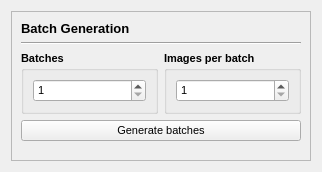
<?xml version="1.0" encoding="UTF-8"?>
<ui version="4.0">
 <class>batch_widget</class>
 <widget class="QWidget" name="batch_widget">
  <property name="geometry">
   <rect>
    <x>0</x>
    <y>0</y>
    <width>322</width>
    <height>172</height>
   </rect>
  </property>
  <property name="maximumSize">
   <size>
    <width>16777215</width>
    <height>16777215</height>
   </size>
  </property>
  <property name="font">
   <font>
    <pointsize>8</pointsize>
   </font>
  </property>
  <property name="windowTitle">
   <string>Form</string>
  </property>
  <layout class="QGridLayout" name="gridLayout_4">
   <item row="0" column="0">
    <widget class="QScrollArea" name="scrollArea">
     <property name="widgetResizable">
      <bool>true</bool>
     </property>
     <widget class="QWidget" name="scrollAreaWidgetContents">
      <property name="geometry">
       <rect>
        <x>0</x>
        <y>0</y>
        <width>302</width>
        <height>152</height>
       </rect>
      </property>
      <layout class="QGridLayout" name="gridLayout_2">
       <item row="2" column="1">
        <widget class="QGroupBox" name="groupBox">
         <property name="font">
          <font>
           <pointsize>8</pointsize>
           <bold>true</bold>
          </font>
         </property>
         <property name="title">
          <string>Images per batch</string>
         </property>
         <layout class="QGridLayout" name="gridLayout">
          <item row="0" column="0">
           <widget class="QSpinBox" name="images_per_batch">
            <property name="font">
             <font>
              <pointsize>8</pointsize>
              <bold>false</bold>
             </font>
            </property>
            <property name="minimum">
             <number>1</number>
            </property>
            <property name="maximum">
             <number>34</number>
            </property>
           </widget>
          </item>
         </layout>
        </widget>
       </item>
       <item row="2" column="0">
        <widget class="QGroupBox" name="groupBox_2">
         <property name="font">
          <font>
           <pointsize>8</pointsize>
           <bold>true</bold>
          </font>
         </property>
         <property name="title">
          <string>Batches</string>
         </property>
         <layout class="QGridLayout" name="gridLayout_3">
          <item row="0" column="0">
           <widget class="QSpinBox" name="total_batches">
            <property name="font">
             <font>
              <pointsize>8</pointsize>
              <bold>false</bold>
             </font>
            </property>
            <property name="minimum">
             <number>1</number>
            </property>
            <property name="maximum">
             <number>500</number>
            </property>
           </widget>
          </item>
         </layout>
        </widget>
       </item>
       <item row="0" column="0">
        <widget class="QLabel" name="label">
         <property name="font">
          <font>
           <pointsize>10</pointsize>
           <bold>true</bold>
          </font>
         </property>
         <property name="text">
          <string>Batch Generation</string>
         </property>
        </widget>
       </item>
       <item row="1" column="0" colspan="2">
        <widget class="Line" name="line">
         <property name="orientation">
          <enum>Qt::Horizontal</enum>
         </property>
        </widget>
       </item>
       <item row="4" column="0">
        <spacer name="verticalSpacer">
         <property name="orientation">
          <enum>Qt::Vertical</enum>
         </property>
         <property name="sizeHint" stdset="0">
          <size>
           <width>20</width>
           <height>40</height>
          </size>
         </property>
        </spacer>
       </item>
       <item row="3" column="0" colspan="2">
        <widget class="QPushButton" name="generate_batches_button">
         <property name="font">
          <font>
           <pointsize>8</pointsize>
          </font>
         </property>
         <property name="text">
          <string>Generate batches</string>
         </property>
        </widget>
       </item>
      </layout>
     </widget>
    </widget>
   </item>
  </layout>
 </widget>
 <resources/>
 <connections/>
</ui>
